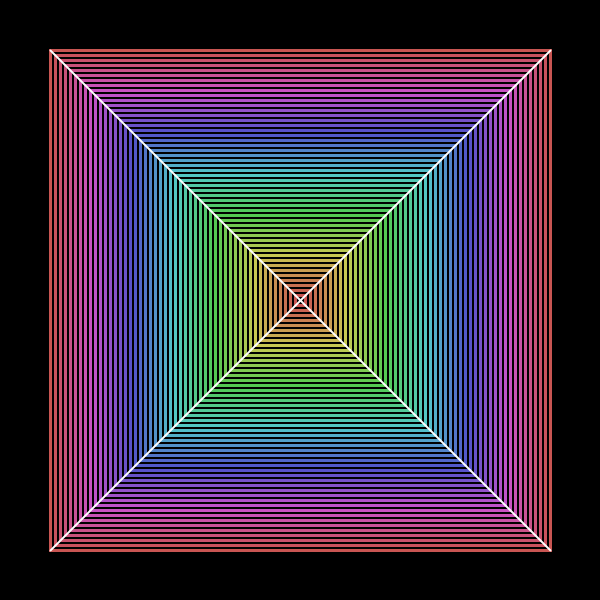
Frame 1 (no input)
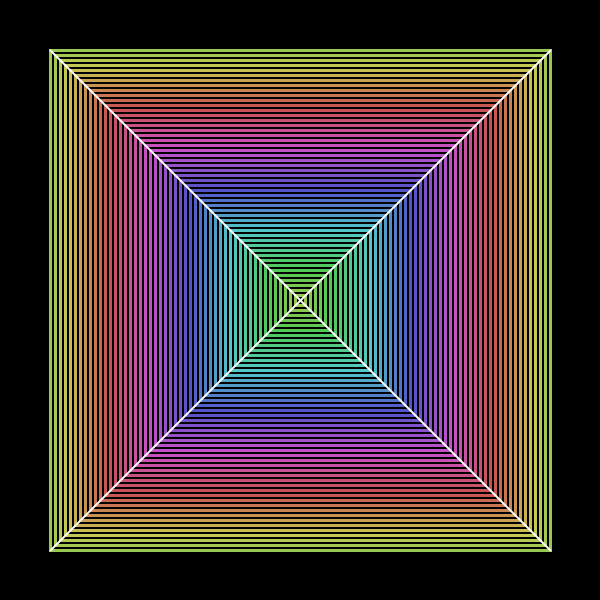
Frame 60 (the mouse pressed at the canvas centre just before this capture)
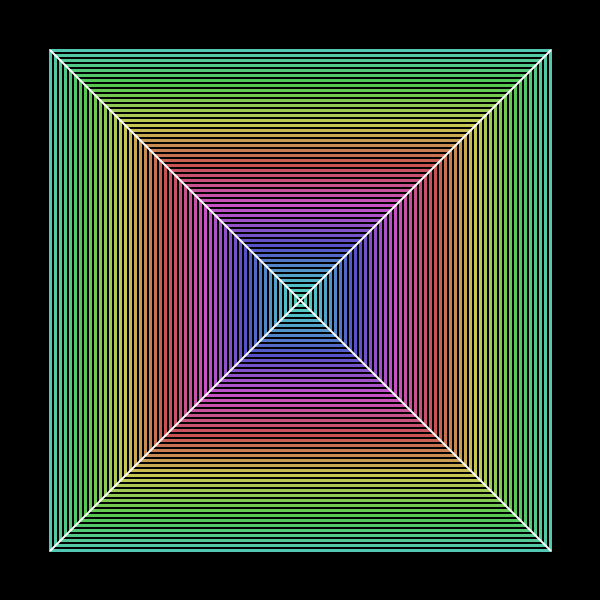
Frame 120 (the mouse held since frame 60 and released just before this capture)

The Processing sketch that drew these frames (run headless with seeded random() and noise(); from frame 60 on, the mouse is pressed at the canvas centre):

// Processing sketch: genuary30
// ── genuary30.pde
// #genuary2023
// #genuary30

// JAN. 30: Minimalism
// Code by: khanhf-ng820

void setup() {
  size(600, 600);
  colorMode(HSB);
  rectMode(CENTER);
}

void draw() {
  background(0);
  translate(width/2, height/2);
  noFill();
  strokeWeight(3);
  for (int i = 10; i <= 500; i += 10) {
    stroke((map(i, 10, 500, 0, 255) + frameCount) % 255, 150, 200);
    square(0, 0, i);
  }
  
  strokeWeight(2);
  stroke(255);
  line(0, 0, -250, -250);
  line(0, 0, 250, -250);
  line(0, 0, -250, 250);
  line(0, 0, 250, 250);
}
